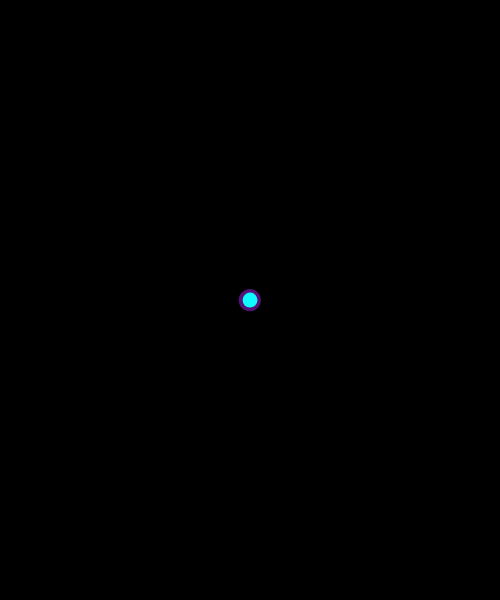
Frame 1 (no input)
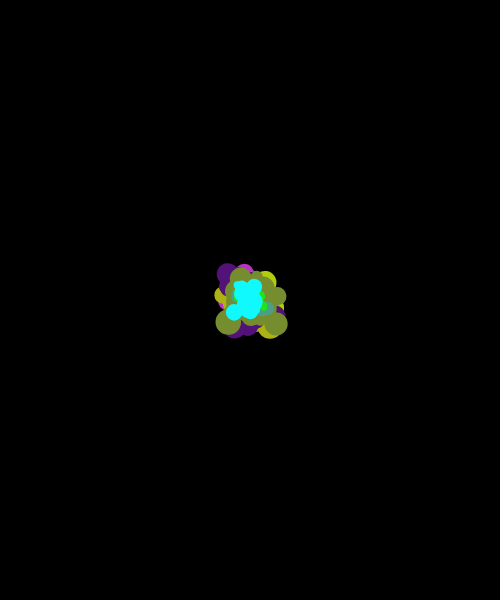
Frame 60 (no input)
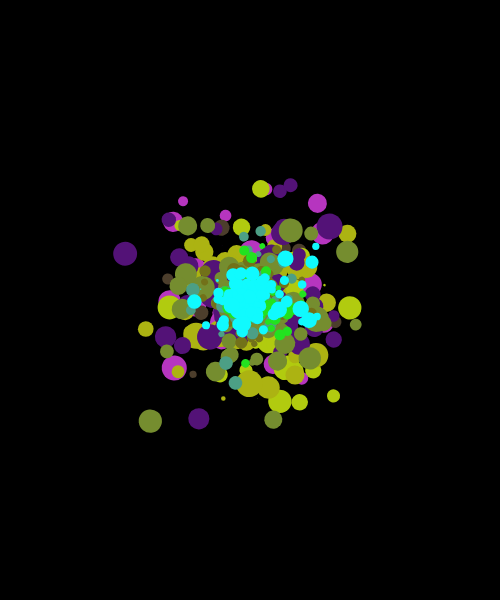
Frame 120 (the mouse pressed at the canvas centre since frame 60)

The p5.js sketch that drew these frames (run headless with seeded random() and noise() and a simulated clock; from frame 60 on, the mouse is pressed at the canvas centre):

// p5.js sketch
// ── sketch.js
let ps = [];

function setup() {
  createCanvas(500, 600);
  background(0);

  for (let i = 0; i < 10; i++) {
    ps.push(new PSystem());
  }
}

function draw() {
  background(0);

  for (let i = 0; i < 10; i++) {
    ps[i].run(width / 2, height / 2);
  }
}
// ── PSystem.js
"use strict";

class PSystem {
  constructor() {
    this.particles = [];
    this.color = color(random(255),random(255),random(255));
    this.rotSpeed = random(0.005, 0.03);
    this.scale = random(0.5, 3);
  }

  run(x,y) {
    push();
    //blendMode(ADD);
    translate(x,y);
    scale(this.scale);
    rotate(frameCount*this.rotSpeed);
    
    this.particles.push(new Particle(0,0));
    
    fill(this.color);
    for (let i = this.particles.length - 1; i >= 0; i--) {
      let p = this.particles[i];

      p.update();
      //p.checkOnCanvas();
      p.display();

      if (p.isDone) {
        this.particles.splice(i, 1);
      }
    }

    fill(255, 0, 0);
    //text(this.particles.length, 10, 20);
    pop();
  }
}
// ── Particle.js
"use strict";

class Particle {
  constructor(x, y) {
    this.pos = createVector(x, y);
    this.vel = createVector(random(-0.1, 0.1), random(-0.1, 0.1));
    this.acc = createVector(0, 0);
    this.rad = random(2, 5);

    this.lifespan = 1.0;
    this.lifeDecrease = random(0.005, 0.01);
    this.isDone = false;
  }
  update() {
    this.vel.add(this.acc);
    this.pos.add(this.vel);
    this.acc.mult(0);

    // vel adjustment
    this.vel.mult(1.02);

    // lifespan
    this.lifespan -= this.lifeDecrease;
    if (this.lifespan < 0) {
      this.lifespan = 0.0;
      this.isDone = true;
    }
    if (this.lifespan < 0.1) {
      this.rad *= this.lifespan * 10;
    }
  }
  display() {
    push();
    translate(this.pos.x, this.pos.y);

    noStroke();
    //fill(255);
    ellipse(0, 0, this.rad * 2, this.rad * 2);
    pop();
  }

  checkOnCanvas() {
    if (this.pos.x < 0 || this.pos.x > width) {
      this.isDone = true;
    }
    if (this.pos.y < 0 || this.pos.y > height) {
      this.isDone = true;
    }
  }
}
